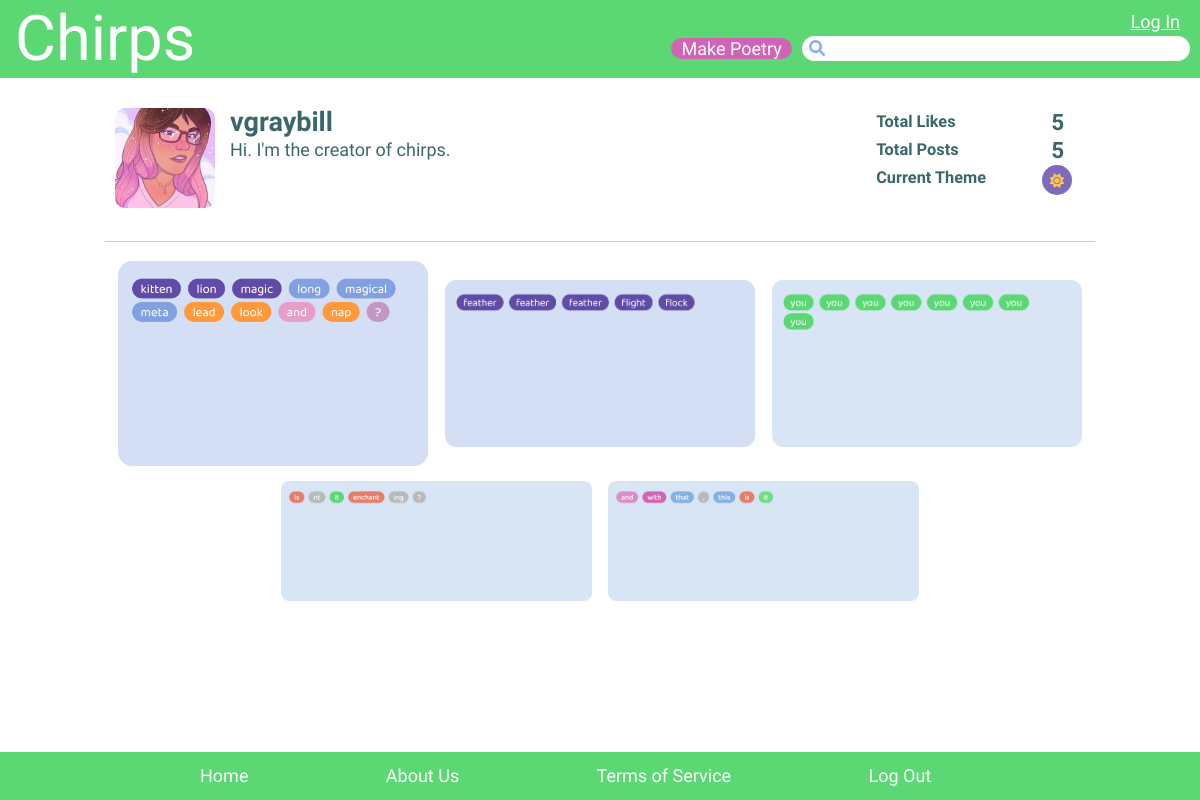
The app's page /chirps/profile.php?user=1 with its own data.
### tables this page shows
CREATE TABLE `users` (
  `user_id` int(11) NOT NULL,
  `username` varchar(30) NOT NULL,
  `password` varchar(255) NOT NULL,
  `email` varchar(60) NOT NULL,
  `profile_pic` varchar(255) NOT NULL,
  `bio` varchar(1000) NOT NULL,
  `color_scheme` int(11) NOT NULL,
  `is_admin` tinyint(1) NOT NULL,
  `date_joined` datetime NOT NULL,
  `hashbrowns` varchar(60) NOT NULL,
  `reset_hash` varchar(15) DEFAULT NULL
);

CREATE TABLE `posts` (
  `post_id` int(11) NOT NULL,
  `title` varchar(60) NOT NULL,
  `post_img` varchar(255) NOT NULL,
  `post_alt` varchar(2500) NOT NULL,
  `body_desc` varchar(1000) NOT NULL,
  `date` datetime NOT NULL,
  `is_published` tinyint(1) NOT NULL,
  `has_username` tinyint(1) NOT NULL,
  `allow_comments` tinyint(1) NOT NULL,
  `user_id` int(11) NOT NULL
);

### chirps/profile.php (the view, shortened to what this page needs)
<?php
    require('config.php');
    include_once('incl/functions.php');
    include('incl/header.php');
    include('incl/temp.php');
    if(isset($_REQUEST['user']) AND is_numeric($_REQUEST['user']) ){
        $profile = clean_int($_REQUEST['user']);
    } else {
        header('Location:index.php');
    }
    $result = $DB->prepare(
        'SELECT users.*
         FROM users
         WHERE users.user_id = :userid
         LIMIT 1
    ');
    $result->execute(array('userid'=>$profile));
    if($result->rowCount()>0){
    while ($row = $result->fetch()){
        extract($row);
?>
<main>
    <div class="profile-int">
        <?php if($logged_in_user['user_id'] == $profile){ ?>
        <section class="user-info">
            <div class="please">
                <img class="profile-pic" src="<?php echo $profile_pic ?>" alt="<?php echo $username; ?>">
                <div class="title-time">
                        <div>
                            <h2><?php echo $username; ?></a></h2>
                            <h4><a class="edit">edit profile</a></h4>
                            <h4><a class="cancel">cancel</a></h4>
                        </div>
                                <p><?php echo $bio; ?></p>
                </div>
            </div>
            <hr class=hidden>
            <div class="total">
                <h4>Total Likes <span><?php echo count_total_likes(); ?></span></h4>
                <h4>Total Posts <span><?php echo count_total_posts(); ?></span></h4>
                <h5>Select a Color Scheme</h5>
                <div class="select">
                    <?php echo current_theme_choose(); ?>
                </div>
            </div>
            <div class="slide-out">
                    <form enctype="multipart/form-data" action="profile.php?user=<?php echo $profile; ?>" method="post">
                        <label>Update Your Bio<textarea name="bio"><?php echo $bio; ?></textarea></label>
                        <label>Update Your Profile Pic <input class="thisone" type="file" name="uploadedfile" id="uploadedfile" accept="image/*">
                        <input type="hidden" name="did_upload" value="1">
                        <input type="submit" value="Submit" class="button">
                    </form>
            </div>
        </section>
        <hr>
        <section class="poetry-gallery">
        <?php $result = $DB->prepare(
            'SELECT users.*, posts.*
            FROM users, posts
            WHERE users.user_id = :userid
            AND users.user_id = posts.user_id
            ORDER BY posts.date DESC
            ');
            $result->execute(array('userid' => $profile));
            while($row = $result->fetch()){
                extract($row); ?>
                <a href="poem.php?post_id=<?php echo urlencode($post_id); ?>">
                    <img src="<?php echo $post_img; ?>" class="profile-img">
                </a>
           <?php }?>
        </section>
        <?php } else { ?>
        <section class="user-info">
            <div class="please">
                <img class="profile-pic" src="<?php echo $profile_pic ?>" alt="<?php echo $username; ?>">
                <div class="title-time">
                        <div>
                            <h2><?php echo $username; ?></a></h2>
                        </div>
                                <p><?php echo $bio; ?></p>
                </div>
            </div>
            <div class="total-other">
                <h4>Total Likes <span><?php echo count_total_likes() ?></span></h4>
                <h4>Total Posts <span><?php echo count_total_posts(); ?></span></h4>
                <h4>Current Theme <span><?php echo current_theme(); ?></span></h4>
            </div>
        </section>
        <hr>
        <?php $result = $DB->prepare(
            'SELECT users.*, posts.*
            FROM users, posts
            WHERE users.user_id = :userid
            AND users.user_id = posts.user_id
            AND posts.is_published = 1
            AND posts.has_username = 1
            ORDER BY posts.date DESC
            ');
            $result->execute(array('userid' => $profile));
            if ($result->rowCount()>0){ ?>
                    <section class="poetry-gallery">
                        <?php
                while($row = $result->fetch()){
                    extract($row); ?>
                    <a href="poem.php?post_id=<?php echo urlencode($post_id); ?>">
                        <img src="<?php echo $post_img; ?>" class="profile-img">
                    </a>
            <?php }?>
            </section>
            <?php } else { ?>
                <section>
                    <h3>Nothing to display.</h3>
                </section>
               <?php } ?>
        <?php }?>
    </div>
</main>
<?php }
} else {
    header('Location:index.php');
}
?>
<?php include('incl/footer.php'); ?>

### chirps/incl/functions.php (shortened to what this page needs)
    <?php
function clean_int( &$dirty = 0 ){
	return filter_var( $dirty, FILTER_SANITIZE_NUMBER_INT );
}
function check_login(){
    global $DB;
   if( isset($_SESSION['hashbrowns']) AND isset($_SESSION['user_id']) ){
       $data = array(
       	'hashbrowns' =>$_SESSION['hashbrowns']
       );
        $result = $DB->prepare(
        	"SELECT * FROM users
                WHERE hashbrowns = :hashbrowns
                LIMIT 1");
        $result->execute( $data );
        if($result->rowCount() > 0){
            $row = $result->fetch();
            if(password_verify($row['user_id'], $_SESSION['user_id'])){
            return $row;
            }else{
                return false;
            }
        }else{
            return false;
        }
    }else{
        return false;
    }
}
function count_total_likes(){
        global $DB;
        $user_id = clean_int($_REQUEST['user']);
        $result = $DB->prepare(
            'SELECT COUNT(*) AS total
            FROM likes, posts
            WHERE likes.post_id = posts.post_id
            AND posts.user_id = :user_id
            ' );
        $result->execute( array( 'user_id' => $user_id ) );
        if( $result->rowCount() > 0 ){
            while( $row = $result->fetch() ){
                return $row['total'];
            }
        }elseif( DEBUG_MODE ){
            return $DB->errorInfo();
        }
}
function count_total_posts(){
    global $DB;
    $logged_in_user=check_login();
    $user_id = clean_int($_REQUEST['user']);
    if($logged_in_user['user_id'] == $user_id){
        $result = $DB->prepare(
            'SELECT COUNT(*) AS total
            FROM posts
            WHERE user_id = :user_id
            ');
            $result->execute( array( 'user_id' => $user_id ) );
            if( $result->rowCount() > 0 ){
                while( $row = $result->fetch() ){
                    return $row['total'];
                }
            }elseif( DEBUG_MODE ){
                return $DB->errorInfo();
            }
    }
    else {
        $result = $DB->prepare(
            'SELECT COUNT(*) AS total
            FROM posts
            WHERE user_id = :user_id
            AND is_published = 1
            AND has_username = 1
            ');
            $result->execute( array( 'user_id' => $user_id ) );
            if( $result->rowCount() > 0 ){
                while( $row = $result->fetch() ){
                    return $row['total'];
                }
            }elseif( DEBUG_MODE ){
                return $DB->errorInfo();
            }
    }
}
function current_theme(){
    global $DB;
    $user_id = clean_int($_REQUEST['user']);
    $result = $DB->prepare(
        'SELECT color_scheme
        FROM users
        WHERE user_id = :user_id
        ');
        $result->execute( array( 'user_id' => $user_id ) );
        if( $result->rowCount() > 0 ){
            extract($result->fetch());
            if ($color_scheme == 3){
                echo "<div class='colorselect color3 smol'><i class='fa-solid fa-sun'></i></div>";
            }
        }
}
            extract($row); ?>

### chirps/css/colors0.css (style rules this page uses)
body { font-family: "Baloo 2", cursive; font-size: 1.125rem; line-height: 1.75rem; color: #3a6869; }
body a { color: #317bcf; font-weight: 500; }
main { position: relative; }
main h2, main h3, main h4, main h5 { font-size: 1.0227272727rem; }
.profile-int { width: 100%; max-width: 990px; margin: 0 auto; }
.profile-int .user-info { padding: 30px 10px 15px; display: flex; flex-direction: column; }
.profile-int .user-info .please { display: flex; }
.profile-int .user-info h2 { font-size: 1.6875rem; padding-right: 20px; }
.profile-int .user-info .title-time { width: 80%; padding-left: 15px; }
.profile-int .user-info div.title-time div { display: flex; width: 100%; }
.profile-int .profile-pic { width: 100px; height: 100px; border-radius: 10px; }
.profile-int .poetry-gallery { display: flex; flex-wrap: wrap; justify-content: center; max-width: 990px; width: fit-content; margin: 0 auto 100px; align-items: center; }
.profile-int .poetry-gallery .profile-img { display: block; width: 100%; margin-bottom: 15px; }
@media (min-width: 650px) { .profile-int .poetry-gallery a { width: 80%; } }
@media (min-width: 650px) { .profile-int .poetry-gallery a .profile-img { width: 100%; margin: 0 auto 15px; } }
@media (min-width: 750px) { .profile-int .poetry-gallery a { width: 33%; } }
@media (min-width: 750px) { .profile-int .poetry-gallery a .profile-img { width: 95%; } }
a { cursor: pointer; text-decoration: underline; }
h4 { display: flex; justify-content: space-between; }
h4 span { font-size: 1.40625rem; margin-right: 60%; }
div.colorselect { display: inline; font-size: 1.40625rem; margin-right: 10px; padding: 5px 10px 2px; border-radius: 20px; }
div.colorselect.color3 { background-color: #7c6abb; color: #ffc74e; padding: 5px 13px 2px; border: 3px solid transparent; }
div.colorselect.smol { font-size: 0.9rem; padding: 5px 5px 2px; margin: 0; position: relative; left: 8px; }
@media (min-width: 650px) { .profile-int .user-info { display: flex; flex-direction: row; justify-content: space-between; } }
@media (min-width: 650px) { .profile-int .please { width: 70%; margin-right: 15px; } }
@media (min-width: 650px) { .profile-int .total-other { margin-top: 0; width: 40%; margin-left: 50px; } }
@media (min-width: 650px) { .profile-int .total-other h4 span { font-size: 1.40625rem; margin-right: 10%; } }
@media (min-width: 650px) { .profile-int h4 span { font-size: 1.40625rem; margin-right: 55%; } }
@media (min-width: 900px) { .profile-int .please { width: 100%; } }
@media (min-width: 900px) { .profile-int .total-other { width: 30%; margin-left: 50px; } }
@media (min-width: 900px) { .profile-int .total-other h4 span { font-size: 1.40625rem; margin-right: 10%; } }
@media (min-width: 900px) { .profile-int h4 span { font-size: 1.40625rem; margin-right: 55%; } }

### records on screen
users: profile_pic (picture), username "vgraybill", bio "Hi. I'm the creator of chirps.", count_total_likes "5", count_total_posts "5", color_scheme 3 (drawn)
posts: post_img (picture)
posts: post_img (picture)
posts: post_img (picture)
posts: post_img (picture)
posts: post_img (picture)
